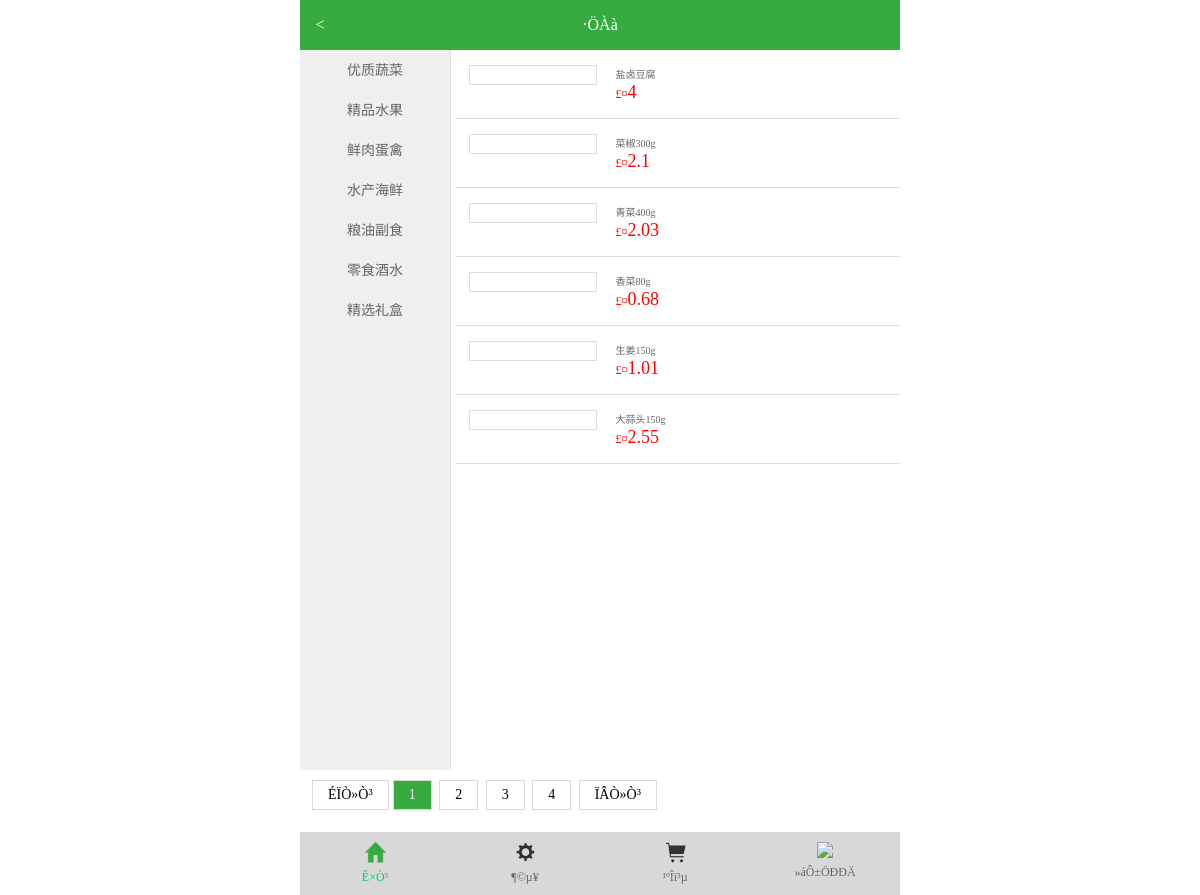
/m/product1.php?fid1=1, run on the app's committed database.
### tables this page shows
CREATE TABLE IF NOT EXISTS `dmooo_productclass` (
  `id` int(5) NOT NULL AUTO_INCREMENT,
  `name` varchar(100) DEFAULT NULL,
  `classIndex` varchar(100) DEFAULT NULL,
  `issystem` smallint(2) DEFAULT NULL,
  `sort` int(3) DEFAULT NULL,
  PRIMARY KEY (`id`)
);

CREATE TABLE IF NOT EXISTS `dmooo_product` (
  `productid` int(4) NOT NULL AUTO_INCREMENT,
  `productName` varchar(100) NOT NULL COMMENT '商品名称',
  `path` varchar(60) DEFAULT NULL,
  `class` int(4) NOT NULL DEFAULT '0',
  `sticky` varchar(2) DEFAULT NULL COMMENT '置顶',
  `times` datetime DEFAULT NULL COMMENT '添加时间',
  `clickNum` int(5) DEFAULT NULL COMMENT '点击数',
  `fClass` int(5) DEFAULT NULL COMMENT '顶级类别',
  `productNum` varchar(200) DEFAULT NULL COMMENT '产品编号',
  `content` mediumtext NOT NULL COMMENT '商品介绍',
  `introduce` mediumtext COMMENT '文章简要说明',
  `img` varchar(50) DEFAULT NULL COMMENT '新闻标题图片',
  `TitleFontColor` varchar(50) DEFAULT NULL COMMENT '标题颜色',
  `TitleFontType` varchar(50) DEFAULT NULL COMMENT '标题字体',
  `issystem` smallint(3) DEFAULT NULL COMMENT '系统组',
  `outLink` varchar(200) DEFAULT NULL COMMENT '外部链接',
  `mPrice` float DEFAULT NULL COMMENT '市场价格',
  `memberPrice` float DEFAULT NULL COMMENT '会员价格',
  `specifications` varchar(200) DEFAULT NULL COMMENT '重量',
  `inventory` int(10) DEFAULT NULL COMMENT '产品库存',
  `hot` smallint(2) DEFAULT NULL COMMENT '热销',
  `recommended` smallint(2) DEFAULT NULL COMMENT '推荐',
  `product_color` varchar(100) DEFAULT NULL COMMENT '颜色',
  `tag` varchar(100) DEFAULT NULL COMMENT '标签、关键字',
  `description` varchar(100) DEFAULT NULL COMMENT '描述语',
  `size` varchar(100) DEFAULT NULL COMMENT '尺寸',
  `news` smallint(2) DEFAULT NULL COMMENT '新品',
  `sale` float DEFAULT NULL COMMENT '促销价',
  `issale` varchar(2) DEFAULT NULL COMMENT '是否有促销',
  `img1` varchar(50) DEFAULT NULL COMMENT '新闻标题图片',
  `img2` varchar(50) DEFAULT NULL COMMENT '新闻标题图片',
  `sort` int(4) DEFAULT NULL,
  `brand` int(4) DEFAULT NULL COMMENT '品牌id',
  `origin` int(4) DEFAULT NULL COMMENT '产地',
  `materials` int(4) DEFAULT NULL COMMENT '材料',
  `classIndex` varchar(10) DEFAULT NULL,
  `views` int(2) DEFAULT NULL COMMENT '上下架',
  PRIMARY KEY (`productid`)
);

CREATE TABLE IF NOT EXISTS `dmooo_product_price` (
  `id` int(10) NOT NULL AUTO_INCREMENT,
  `class` int(5) NOT NULL COMMENT '产品id',
  `price` double DEFAULT NULL COMMENT '价格',
  `name` varchar(100) DEFAULT NULL,
  `sort` int(3) DEFAULT NULL,
  `type1` smallint(2) DEFAULT NULL,
  PRIMARY KEY (`id`)
);

### inc/other_function.php (called while the page is built, shortened)
<?php
function mysubstr($str,$start,$len){
    $tmpstr="";
    $strlen=$start+$len;
    for($i=0;$i<$strlen;$i++){
        if(ord(substr($str,$i,1))>0xa0){
            $tmpstr.=substr($str,$i,2);
            $i++;
        }else
            $tmpstr.=substr($str,$i,1);
    }
	if(strlen($str)>$len)
	{
		$e='.....';
		}else
		{
			$e=''; }
			$tmpstr=$tmpstr.$e;
    return $tmpstr;
}
?>

### dmooo/inc/lib/BluePage.class.php (called while the page is built, shortened)
<?php
if ( ! class_exists ( "BluePage" ) )
{
    class BluePage
    {
    	var $_total ;
    	var $_var     = 'page' ;
    	var $_tvar    = 'total' ;
    	var $_setotal = true ;
    	var $_pos     = 3 ;
    	var $_prefix  = '' ;
    	var $_postfix = '' ;
    	var $_symbol  = '&' ;
    	var $_encode  = true ;
  	    var $_getlink = true ;
  	    var $_getqs   = true ;
  	    var $_qs      = '' ;
    	function get( $nTotal , $nCol , $nNum = 10 )
    	{
    		$this->_total = intval ( $nTotal ) ;
    		$this->_col   = intval ( $nCol ) ;
			$aPDatas = array( ) ;
   			if ( isset( $_REQUEST[$this->_var] ) )
   			{
   				( $nThisPage = $this->getPage( $_REQUEST[$this->_var] ) ) > 1
				? $aPDatas['t'] = $nThisPage
				: $aPDatas['t'] = $nThisPage = 1 ;
   			}
			else
			{
				$aPDatas['t'] = $nThisPage = 1 ;
			}
		    if ( $this->_total < 1 || $this->_col < 1 )
		    {
		        $aPDatas['offset'] = 0 ;
		        $aPDatas['t'] = $aPDatas['m'] = $aPDatas['p'] = $aPDatas['n'] = 1 ;
		    }
		    else
		    {
			    $aPDatas['offset']   = $this->_col * ( $nThisPage - 1 ) ;
			    $aPDatas['m']  = ceil ( $this->_total / $this->_col ) ;
			    $aPDatas['p']  = $nThisPage < 2 ? 1 : $nThisPage - 1 ;
			    $aPDatas['n'] = $nThisPage == $aPDatas['m'] ? $aPDatas['m']  : $nThisPage + 1 ;
		    }
		    if ( $this->_getlink )
		    {
		    	$aPDatas['m_ln']  = $this->setLink( $aPDatas['m'] ) ;
		        $aPDatas['p_ln']  = $this->setLink( $aPDatas['p'] ) ;
		        $aPDatas['n_ln']  = $this->setLink( $aPDatas['n'] ) ;
		        $aPDatas['f_ln']  = $this->setLink( 1 ) ;
		    }
		    $nNum = $nNum == 'all' ? $aPDatas['m'] :  intval ( $nNum ) ;
		    if ( $nNum )
		    {
			    $nSPage = ( $nSsPage = $nThisPage + 1 - $this->_pos ) < 1 ? 1 : $nSsPage ;
			    $nEPage = ( $nEsPage = $nSPage + $nNum - 1 ) > $aPDatas['m']
			              ? $aPDatas['m'] : $nEsPage ;
			    $aPDatas['pg']  = ( $nPGroup = $nThisPage - $nNum ) > 1 ?  $nPGroup  : 1 ;
			    $aPDatas['ng']  = ( $nNGroup = $nThisPage + $nNum ) < $aPDatas['m'] ? $nNGroup : $aPDatas['m'] ;
			    $arrPageBar = array ( ) ;
			    if ( $this->_getlink )
			    {
			    	$aPDatas['pg_ln'] = $this->setLink( $aPDatas['pg'] ) ;
			    	$aPDatas['ng_ln'] = $this->setLink( $aPDatas['ng'] ) ;
			    	$k = 0 ;
			    	for ( $i = $nSPage ; $i <= $nEPage ; $i++ )
				    {
				        $arrPageBar[$k]['num']  = $i ;
				        $arrPageBar[$k]['ln'] = $this->setLink( $i ) ;
				        $k++ ;
				    }
			    }
			    else
			    {
				    for ( $i = $nSPage ; $i <= $nEPage ; $i++ )
				    {
				        $arrPageBar[] = $i ;
				    }
				}
			    $aPDatas['bar']  = $arrPageBar ;
			}
			if ( $this->_getqs )
			{
				if ( !$this->_qs )
				{
		    	    $this->getQueryString() ;
		    	    $aPDatas['qs'] = $this->_qs ;
		    	}
		    	else
		    	{
		    		$aPDatas['qs'] = $this->_qs ;
		    	}
			}
		    return $aPDatas ;
    	}
    	function setLink( $nPage )
    	{
    		if ( $this->_setotal && !isset( $_REQUEST[$this->_tvar] ) )
    		{
    			$strLink = $this->_qs ? '?' . $this->_tvar . '=' . $this->_total . $this->_symbol . $this->_qs . $this->_var . '=' . $this->_prefix . $nPage . $this->_postfix
    		                          : '?' . $this->_tvar . '=' . $this->_total . $this->_symbol . $this->_var . '=' . $this->_prefix . $nPage . $this->_postfix ;
    		}
    		else
    		{
    			$strLink = $this->_qs ? '?' . $this->_qs . $this->_var . '=' . $this->_prefix . $nPage . $this->_postfix
    		                           : '?' . $this->_var . '=' . $this->_prefix . $nPage . $this->_postfix ;
    		}
    		return $strLink ;
    	}
    	function getQueryString( )
    	{
    		$strPagepattern = '/('.$this->_var.'=('.$this->_prefix.')\d{0,}('.$this->_postfix.'))/' ;
		    preg_match_all( $strPagepattern, $_SERVER["QUERY_STRING"] , $arrResult );
		    if ( $arrResult[1] )
		    {
		    	$strQueryString = $arrResult[1][0] ? str_replace( "&".$arrResult[1][0] , "" , $_SERVER["QUERY_STRING"] ) : $_SERVER["QUERY_STRING"];
		    	$strQueryString = str_replace( $arrResult[1][0] , "" , $strQueryString ) ;
		    }
		    else
		    {
		    	$strQueryString = $_SERVER["QUERY_STRING"] ;
		    }
		    if ( $strQueryString )
		    {
		    	$strQueryString = $this->_encode ? htmlspecialchars($strQueryString).$this->_symbol : $strQueryString.$this->_symbol ;
		    }
		    $this->_qs =  $strQueryString  ;
		    return true ;
    	}
    }
}
?>

### inc/m_productView.php (the view, shortened to what this page needs)
<?php
function m_productViewTitle($search='',$classIndex='',$fid2='',$fid1='',$class='',$url='',$sort='',$sale='')
{
	$ol='<div  class="fl2_r">';
	if($_GET['page'])
{
	$page=$_GET['page'];
	$page=(int)$page;
}else {
	$page=1;
}
$sqlstr=" ";
if($classIndex!=''){ $sqlstr=" where classIndex='$classIndex' and views<>1";}
if($fid1>=1){
	$sql_f="select * from dmooo_productclass1 where fid='$fid1' order by orderbySN desc,id desc";
	$result_f=mysql_query($sql_f);
	while($data_f=mysql_fetch_assoc($result_f)){
		$content_f.=$data_f['id'].',';
		}
		$content_f_s=substr($content_f,0,-1);
		$sqlstr_1="  where fid in($content_f_s)";
		$sql_f="select * from dmooo_productclass2 $sqlstr_1 order by orderbySN desc,id desc";
	$result_f=mysql_query($sql_f);
	while($data_f=mysql_fetch_assoc($result_f)){
		$content_f1.=$data_f['id'].',';
		}
		if($content_f1==''){
			$sqlstr="  where class =100000";
			}else{
		$content_f_ss=substr($content_f1,0,-1);
		$sqlstr="  where class in($content_f_ss) and views<>1";
			}
}
switch ($sort){
    default:
        $order_str='order by sort desc,productid desc';
	}
$nShowNum=6;
$sql="select productid from dmooo_product    $sqlstr  ";
$result=mysql_query($sql);
$nCount=mysql_num_rows($result);
$page_num=($page-1)*$nShowNum;
				 $sql="select productid,productName,class,img,memberPrice from dmooo_product   $sqlstr  $order_str limit $page_num,$nShowNum";
	             $result=mysql_query($sql);
	             while($date=mysql_fetch_assoc($result))
				{
				$id=$date['productid'];
				$title=$date['productName'];
			    $title=mysubstr($title,'0','26');
				$price=product_price_1($id);
                 $view_content.='
				<dl>
            	<dt><a href="'.$url.'?id='.$date['productid'].'&class='.$date['class'].'"><img src="../userfiles/'.$date['img'].'" alt=""></a></dt>
                <dd>
                	<h4><a href="'.$url.'?id='.$date['productid'].'&class='.$date['class'].'">'.$title.'</a></h4>
                    <p>£¤<span>'.$price.'</span></p>
                </dd>
            </dl>';
				}
			$ol2='</div>';
			include ( "../inc/BluePage.class.php" );
$pBP = new BluePage ;
$intCount    = $nCount ;
$intShowNum  = $nShowNum ;
$aPDatas   = $pBP->get( $intCount , $intShowNum ,4) ;
$page_s='<div class="page2">'
.'<a href="'.$aPDatas['p_ln'].'">ÉÏÒ»Ò³</a>';
	foreach ( $aPDatas['bar'] as $aBar )
	{
		if($page==$aBar['num']){$css_str=' class="on"';}else{$css_str='';}
        $page_w.='<a href="'.$aBar['ln'].'" '.$css_str.'>'.$aBar['num'].'</a> ' ;
	}
        $page_w.='<a href="'.$aPDatas['n_ln'].'">ÏÂÒ»Ò³</a></div>';
        $new_content=$ol.$view_content.$ol2.$page_s.$page_w;
		return $new_content;
		}
		?>

### inc/products_function.php (shortened to what this page needs)
<?php
function m_navigation_name($fid1='',$fid2='',$class=''){
	if($fid1!=''){
	$sql_1="select * from dmooo_productclass order by sort desc,id asc";
	$result_1=mysql_query($sql_1);
	while ($data1=mysql_fetch_assoc($result_1)) {
	$content.='<li><a href="product1.php?fid1='.$data1['id'].'">'.$data1['name'].'</a></li>';
	}
	return $content;
	}
}
function product_price_1($id,$priceid=''){
	if($priceid>0){
		$sql="select price from dmooo_product_price where id='$priceid'";
		}else{
		$sql="select price from dmooo_product_price where class='$id' order by sort desc,id desc limit 0,1";
		}
	$result=mysql_query($sql);
	$data=mysql_fetch_assoc($result);
	$content=$data['price'];
return $content;
}
?>

### m/css/style.css (style rules this page uses)
html, body, div, span, object, p, a, img, q, s, strong,b, u, i,ul,li,form, label, legend,dl,dd,dt { margin: 0px; padding: 0px; list-style-type: none; list-style-position: outside; text-decoration:none }
* { margin: 0px; padding: 0px; background:none; border:0px; }
body { max-width:600px; margin:0 auto; padding-bottom:50px; }
.fl2 .fl2_l ul li { height:40px; text-align:center; line-height:40px; }
.fl2 .fl2_l ul li a { color:#666666; font-size:14px; }
.fl2 .fl2_r { width:74%; float:right; }
.fl2 .fl2_r dl { padding:15px 3%;border-bottom:1px solid #dcdddd; overflow:hidden }
.fl2 .fl2_r dl dt { width:30%; float:left; border:1px solid #dcdddd }
.fl2 .fl2_r dl dd { width:65%; float:right }
.fl2 .fl2_r dl dd h4 { font-weight:normal; line-height:15px; }
.fl2 .fl2_r dl dd h4 a { font-size:10px; color:#666 }
.fl2 .fl2_r dl dd p { color:#f00; font-size:12px; }
.fl2 .fl2_r dl dd p span { font-size:18px; color:#f00 }
.page2 { float:left; margin-top:10px; margin-left:10px; height:35px; line-height:30px; width:550px; display:table-cell; text-align:left; color:#000; font-size:14px; }
.page2 a { padding:0px 15px; border:1px solid #d8d8d8; color:#000; display:inline-block; line-height:28px; margin:0px 2px; }
.page2 a.on { color:#fff; background:#37ab40; }

### data on the page
dmooo_productclass: name "优质蔬菜"
dmooo_productclass: name "精品水果"
dmooo_productclass: name "鲜肉蛋禽"
dmooo_productclass: name "水产海鲜"
dmooo_productclass: name "粮油副食"
dmooo_productclass: name "零食酒水"
dmooo_productclass: name "精选礼盒"
dmooo_product: productName "盐卤豆腐", productid.price "4"
dmooo_product: productName "菜椒300g", productid.price "2.1"
dmooo_product: productName "青菜400g", productid.price "2.03"
dmooo_product: productName "香菜80g", productid.price "0.68"
dmooo_product: productName "生姜150g", productid.price "1.01"
dmooo_product: productName "大蒜头150g", productid.price "2.55"

### other printed values
$aBar['num'] "1"
$aBar['num'] "2"
$aBar['num'] "3"
$aBar['num'] "4"
